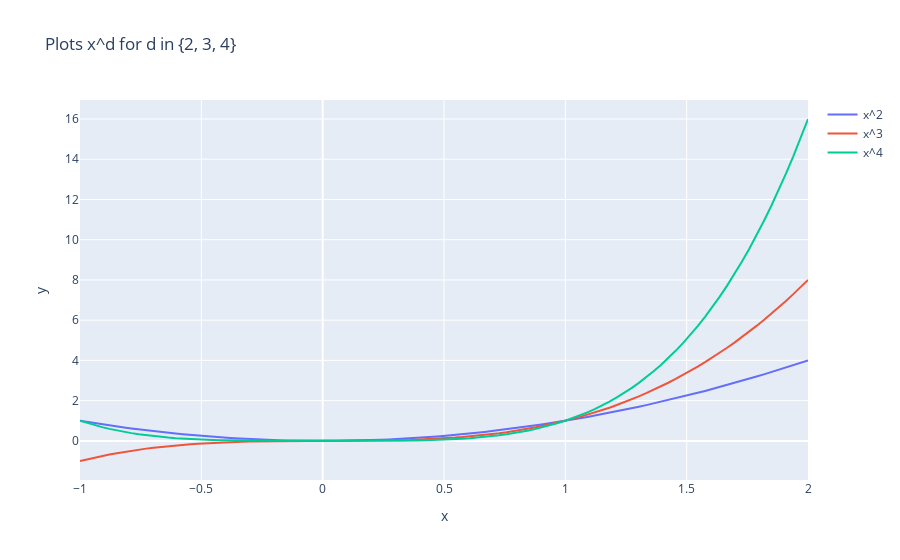

The notebook cell this image was saved under:
### Markdown cell above
# 14

### Code cell
import plotly.graph_objects as go

# params
interval = [-1, 2]
nb_points = 100
x = np.linspace(*interval, nb_points)

# plots
fig = go.Figure(data=[
    go.Scatter(
        x=x,
        y=x ** d,
        mode="lines",
        name=f"x^{d}"
    )
for d in [2, 3, 4]])


fig.update_layout(
    title="Plots x^d for d in {2, 3, 4}",
    xaxis_title="x",
    yaxis_title="y",
)

fig.show()
